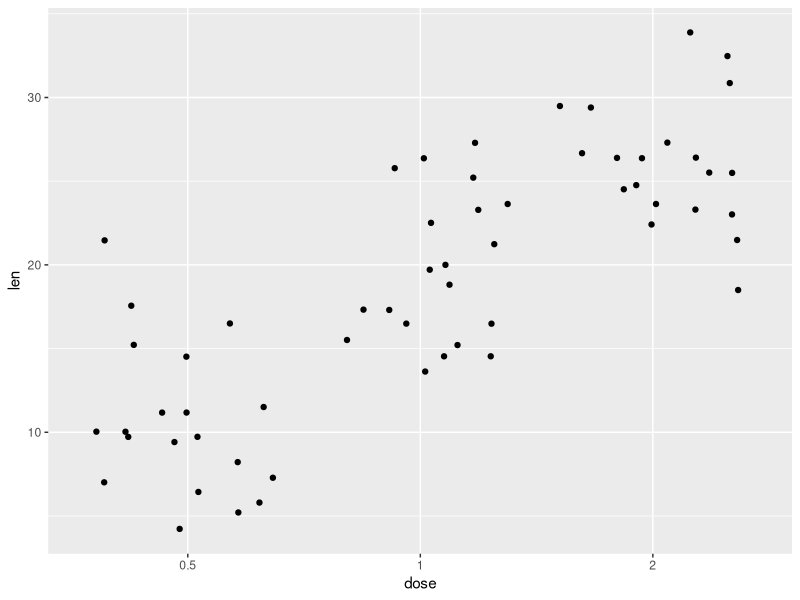
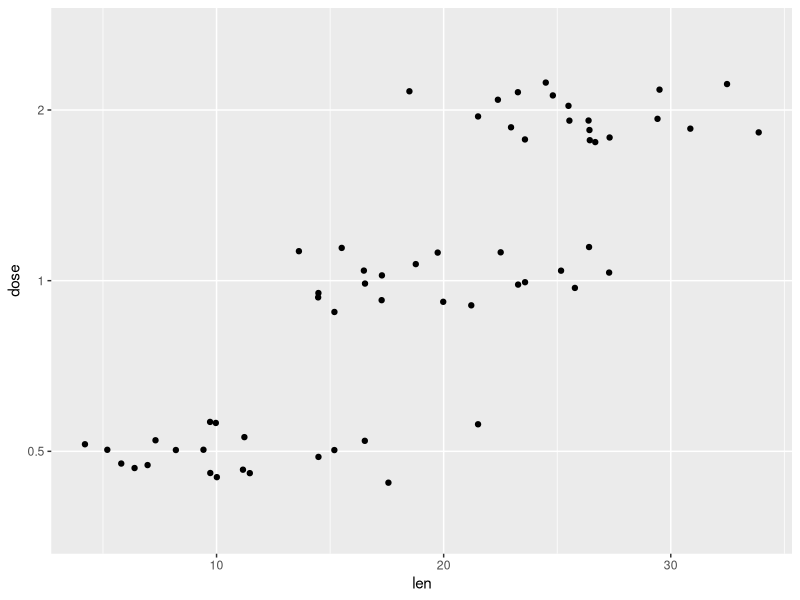
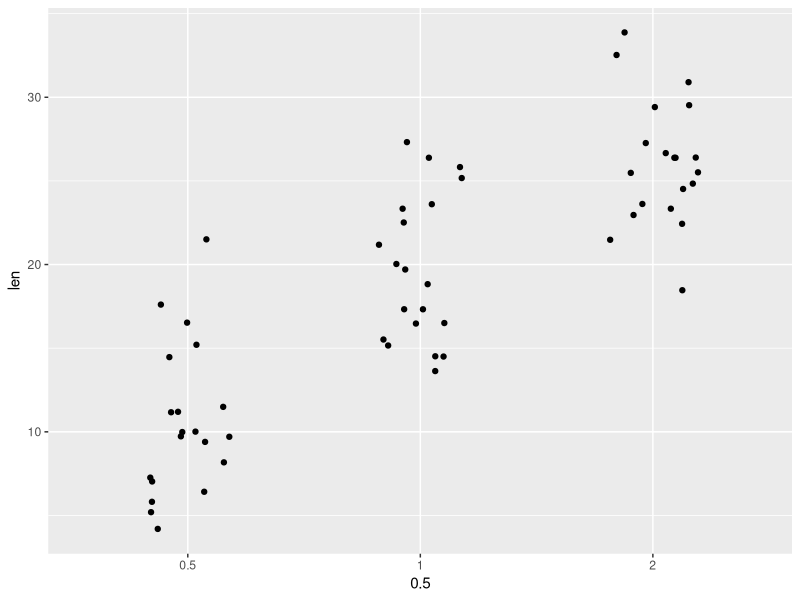
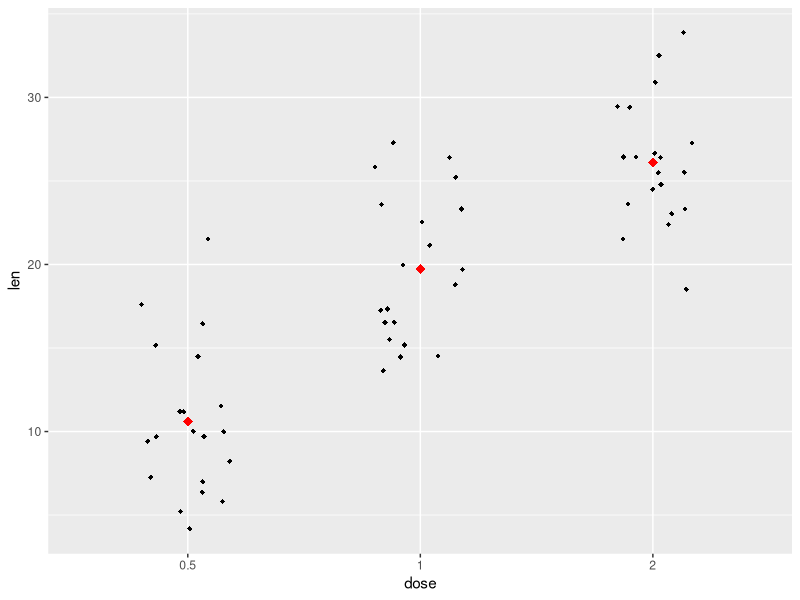
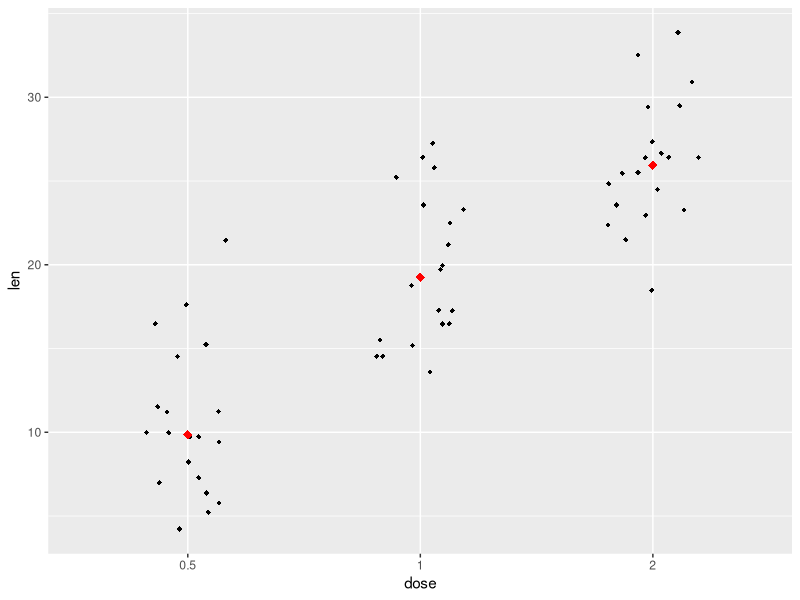
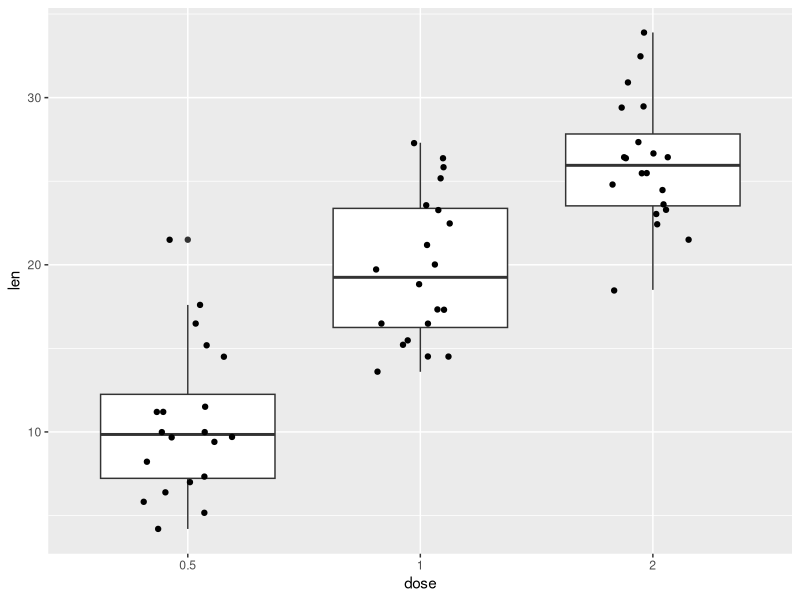
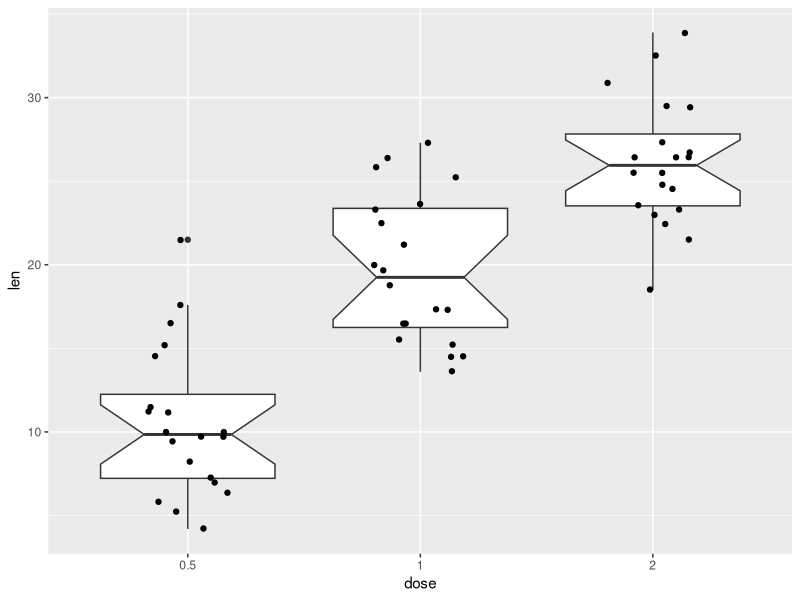
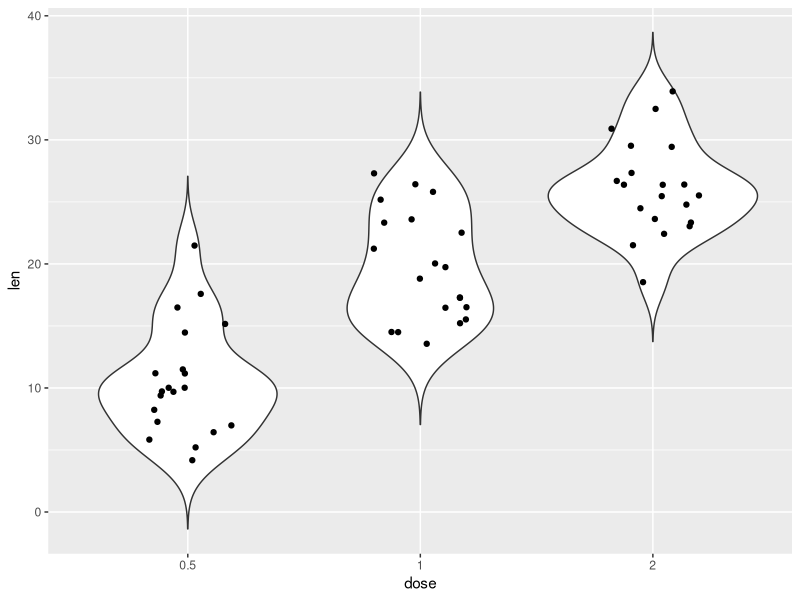

Recreate these plots in R, in order. (Note: this script raises an error after producing the figures.)
## JITTER PLOT
ToothGrowth$dose <- as.factor(ToothGrowth$dose)
head(ToothGrowth)
library(ggplot2)
ggplot(ToothGrowth, aes(x=dose, y=len))+
  geom_jitter()

p <- ggplot(ToothGrowth, aes(x=dose, y=len))+
  geom_jitter(position=position_jitter(0.2))
p + coord_flip()
p + scale_x_discrete("0.5","2")

p <- ggplot(ToothGrowth, aes(x=dose, y=len))+
  geom_jitter(position=position_jitter(0.2), cex=1.2)

p <- ggplot(ToothGrowth, aes(x=dose, y=len))+
  geom_jitter(position=position_jitter(0.2), shape=18)

p + stat_summary(fun.y=mean, geom="point", shape=18, size=3, color="red")
p + stat_summary(fun.y=median, geom="point", shape=18, size=3, color="red")

ggplot(ToothGrowth, aes(x=dose, y=len))+
  geom_boxplot()+ geom_jitter(position=position_jitter(0.2))
ggplot(ToothGrowth, aes(x=dose, y=len))+
  geom_boxplot(notch = TRUE)+ geom_jitter(position=position_jitter(0.2))

ggplot(ToothGrowth, aes(x=dose, y=len))+
  geom_violin(trim=FALSE)+ geom_jitter(position=position_jitter(0.2))

p <- ggplot(ToothGrowth, aes(x=dose, y=len))+
  geom_jitter(position=position_jitter(0.2))
p + stat_summary(fun.data=mean_sdl, mult=1, geom="crossbar", width=0.5)
p + stat_summary(fun.data=mean_sdl, mult=1,
                 geom="pointrange", colors="red")
p <- ggplot(ToothGrowth, aes(x=dose, y=len, shape=dose))+
  geom_jitter(position=position_jitter(0.2))
p + scale_shape_manual(values=c(1,17,19))

par(mfrow=)